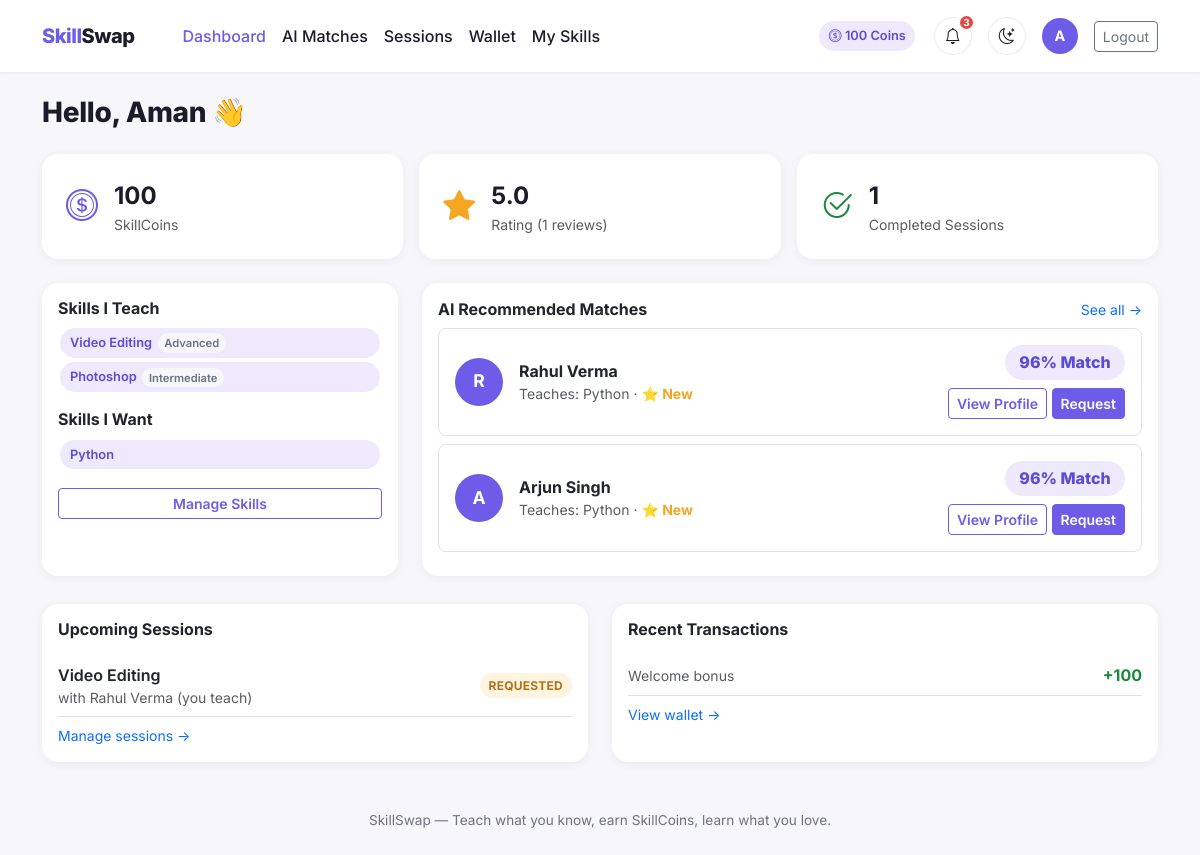
Page /dashboard (signed in) on the committed database.
### models.py (models this page shows, shortened)
class User(db.Model):
    id = db.Column(db.Integer, primary_key=True)
    name = db.Column(db.String(120), nullable=False)
    email = db.Column(db.String(120), unique=True, nullable=False)
    password_hash = db.Column(db.String(255), nullable=False)
    college = db.Column(db.String(200))
    department = db.Column(db.String(120))
    year = db.Column(db.String(20))
    bio = db.Column(db.Text, default="")
    skill_coins = db.Column(db.Integer, default=100)
    rating = db.Column(db.Float, default=0.0)
    rating_count = db.Column(db.Integer, default=0)
    created_at = db.Column(db.DateTime, default=datetime.utcnow)
    user_skills = db.relationship(
        "UserSkill", backref="user", lazy=True, cascade="all, delete-orphan"
    )
    @property
    def teach_skills(self):
        return [us for us in self.user_skills if us.type == "TEACH"]
    @property
    def learn_skills(self):
        return [us for us in self.user_skills if us.type == "LEARN"]
    @property
    def avatar_letter(self):
        return self.name[0].upper() if self.name else "?"
    @property
    def display_rating(self):
        return round(self.rating, 1) if self.rating_count > 0 else 0.0

class UserSkill(db.Model):
    id = db.Column(db.Integer, primary_key=True)
    user_id = db.Column(db.Integer, db.ForeignKey("user.id"), nullable=False)
    skill_id = db.Column(db.Integer, db.ForeignKey("skill.id"), nullable=False)
    type = db.Column(db.String(10), nullable=False)  # TEACH / LEARN
    level = db.Column(db.String(20), default="Beginner")
    skill = db.relationship("Skill")

class Skill(db.Model):
    id = db.Column(db.Integer, primary_key=True)
    name = db.Column(db.String(100), unique=True, nullable=False)
    category = db.Column(db.String(60), nullable=False)

class Session(db.Model):
    id = db.Column(db.Integer, primary_key=True)
    teacher_id = db.Column(db.Integer, db.ForeignKey("user.id"), nullable=False)
    student_id = db.Column(db.Integer, db.ForeignKey("user.id"), nullable=False)
    skill_id = db.Column(db.Integer, db.ForeignKey("skill.id"), nullable=False)
    duration = db.Column(db.Integer, nullable=False)  # minutes
    scheduled_at = db.Column(db.DateTime, nullable=False)
    cost = db.Column(db.Integer, nullable=False)
    status = db.Column(db.String(20), default="REQUESTED")  # REQUESTED/ACCEPTED/COMPLETED/CANCELLED
    created_at = db.Column(db.DateTime, default=datetime.utcnow)
    meeting_link = db.Column(db.String(500))
    teacher = db.relationship("User", foreign_keys=[teacher_id])
    student = db.relationship("User", foreign_keys=[student_id])
    skill = db.relationship("Skill")
    messages = db.relationship(
        "Message", backref="session", lazy=True,
        cascade="all, delete-orphan", order_by="Message.created_at",
    )

class Transaction(db.Model):
    id = db.Column(db.Integer, primary_key=True)
    user_id = db.Column(db.Integer, db.ForeignKey("user.id"), nullable=False)
    amount = db.Column(db.Integer, nullable=False)
    type = db.Column(db.String(20), nullable=False)  # EARN / SPEND / BONUS
    description = db.Column(db.String(200))
    session_id = db.Column(db.Integer, db.ForeignKey("session.id"), nullable=True)
    created_at = db.Column(db.DateTime, default=datetime.utcnow)

### app.py (the view)
@app.route("/dashboard")
@login_required
def dashboard():
    user = current_user()
    candidates = User.query.filter(User.id != user.id).all()
    matches = compute_matches(user, candidates)[:3]
    upcoming = (
        SessionModel.query.filter(
            ((SessionModel.teacher_id == user.id) | (SessionModel.student_id == user.id)),
            SessionModel.status.in_(["REQUESTED", "ACCEPTED"]),
        )
        .order_by(SessionModel.scheduled_at.asc())
        .limit(5)
        .all()
    )
    completed = (
        SessionModel.query.filter(
            ((SessionModel.teacher_id == user.id) | (SessionModel.student_id == user.id)),
            SessionModel.status == "COMPLETED",
        )
        .count()
    )
    recent_tx = (
        Transaction.query.filter_by(user_id=user.id)
        .order_by(Transaction.created_at.desc())
        .limit(5)
        .all()
    )
    return render_template(
        "dashboard.html",
        user=user,
        matches=matches,
        upcoming=upcoming,
        completed_count=completed,
        recent_tx=recent_tx,
    )

### templates/dashboard.html (shortened to what this page needs)
{% extends "base.html" %}
{% block content %}
<h3 class="section-title mb-4">Hello, {{ user.name.split(' ')[0] }} 👋</h3>
<div class="row g-3 mb-4">
  <div class="col-md-4">
    <div class="stat-card d-flex align-items-center gap-3">
      <i class="bi bi-coin fs-2" style="color:var(--accent)"></i>
      <div>
        <div class="fs-4 fw-bold">{{ user.skill_coins }}</div>
        <div class="text-muted small">SkillCoins</div>
      </div>
    </div>
  </div>
  <div class="col-md-4">
    <div class="stat-card d-flex align-items-center gap-3">
      <i class="bi bi-star-fill fs-2" style="color:#f5a623"></i>
      <div>
        <div class="fs-4 fw-bold">{{ user.display_rating if user.rating_count > 0 else "—" }}</div>
        <div class="text-muted small">Rating ({{ user.rating_count }} reviews)</div>
      </div>
    </div>
  </div>
  <div class="col-md-4">
    <div class="stat-card d-flex align-items-center gap-3">
      <i class="bi bi-check2-circle fs-2" style="color:#1c8a3c"></i>
      <div>
        <div class="fs-4 fw-bold">{{ completed_count }}</div>
        <div class="text-muted small">Completed Sessions</div>
      </div>
    </div>
  </div>
</div>
<div class="row g-4">
  <div class="col-md-4">
    <div class="card p-3 h-100">
      <h6 class="fw-bold">Skills I Teach</h6>
      {% if user.teach_skills %}
        {% for us in user.teach_skills %}
          <span class="badge-skill">{{ us.skill.name }}<span class="badge-level">{{ us.level }}</span></span>
        {% endfor %}
      {% else %}
        <p class="text-muted small mb-0">None yet.</p>
      {% endif %}
      <h6 class="fw-bold mt-3">Skills I Want</h6>
      {% if user.learn_skills %}
        {% for us in user.learn_skills %}
          <span class="badge-skill">{{ us.skill.name }}</span>
        {% endfor %}
      {% else %}
        <p class="text-muted small mb-0">None yet.</p>
      {% endif %}
      <a href="{{ url_for('edit_skills') }}" class="btn btn-sm btn-outline-accent mt-3">Manage Skills</a>
    </div>
  </div>
  <div class="col-md-8">
    <div class="card p-3 h-100">
      <div class="d-flex justify-content-between align-items-center mb-2">
        <h6 class="fw-bold mb-0">AI Recommended Matches</h6>
        <a href="{{ url_for('matches_page') }}" class="small">See all →</a>
      </div>
      {% if matches %}
        {% for m in matches %}
          <div class="d-flex align-items-center justify-content-between border rounded-3 p-3 mb-2">
            <div class="d-flex align-items-center gap-3">
              <div class="avatar-circle">{{ m.teacher.avatar_letter }}</div>
              <div>
                <div class="fw-bold">{{ m.teacher.name }}</div>
                <div class="text-muted small">Teaches: {{ m.matched_skill.name }} &middot; <span class="star-rating">⭐ {{ m.teacher.display_rating if m.teacher.rating_count > 0 else "New" }}</span></div>
              </div>
            </div>
            <div class="text-end">
              <div class="match-score-badge mb-2">{{ m.score }}% Match</div><br>
              <a href="{{ url_for('profile', user_id=m.teacher.id) }}" class="btn btn-sm btn-outline-accent">View Profile</a>
              <a href="{{ url_for('new_session', teacher_id=m.teacher.id, skill_id=m.matched_skill.id) }}" class="btn btn-sm btn-accent">Request</a>
            </div>
          </div>
        {% endfor %}
      {% else %}
        <p class="text-muted small mb-0">No matches yet — add a skill you want to learn under "My Skills".</p>
      {% endif %}
    </div>
  </div>
</div>
<div class="row g-4 mt-1">
  <div class="col-md-6">
    <div class="card p-3 h-100">
      <h6 class="fw-bold mb-3">Upcoming Sessions</h6>
      {% if upcoming %}
        {% for s in upcoming %}
          <div class="d-flex justify-content-between align-items-center border-bottom py-2">
            <div>
              <div class="fw-semibold">{{ s.skill.name }}</div>
              <div class="text-muted small">
                {% if s.teacher_id == user.id %}with {{ s.student.name }} (you teach){% else %}with {{ s.teacher.name }} (you learn){% endif %}
              </div>
            </div>
            <span class="status-pill status-{{ s.status }}">{{ s.status }}</span>
          </div>
        {% endfor %}
      {% else %}
        <p class="text-muted small mb-0">No upcoming sessions.</p>
      {% endif %}
      <a href="{{ url_for('sessions_page') }}" class="small mt-2">Manage sessions →</a>
    </div>
  </div>
  <div class="col-md-6">
    <div class="card p-3 h-100">
      <h6 class="fw-bold mb-3">Recent Transactions</h6>
      {% if recent_tx %}
        {% for tx in recent_tx %}
          <div class="d-flex justify-content-between align-items-center border-bottom py-2">
            <span class="text-muted small">{{ tx.description }}</span>
            <span class="{{ 'tx-amount-pos' if tx.amount > 0 else 'tx-amount-neg' }}">{{ "+%d"|format(tx.amount) if tx.amount > 0 else tx.amount }}</span>
          </div>
        {% endfor %}
      {% else %}
        <p class="text-muted small mb-0">No transactions yet.</p>
      {% endif %}
      <a href="{{ url_for('wallet') }}" class="small mt-2">View wallet →</a>
    </div>
  </div>
</div>
{% endblock %}

### templates/base.html (shortened to what this page needs)
<!DOCTYPE html>
<html lang="en">
<head>
  <link href="https://cdn.jsdelivr.net/npm/bootstrap@5.3.3/dist/css/bootstrap.min.css" rel="stylesheet">
  <link href="https://cdn.jsdelivr.net/npm/bootstrap-icons@1.11.3/font/bootstrap-icons.css" rel="stylesheet">
  <link href="{{ url_for('static', filename='css/style.css') }}" rel="stylesheet">
</head>
<body>
<nav class="navbar navbar-expand-lg sticky-top py-3">
  <div class="container">
    <a class="navbar-brand" href="{{ url_for('index') }}">Skill<span>Swap</span></a>
    <div class="collapse navbar-collapse" id="nav">
      {% if current_user %}
      <ul class="navbar-nav me-auto ms-lg-4">
        <li class="nav-item"><a class="nav-link {% if request.endpoint=='dashboard' %}active{% endif %}" href="{{ url_for('dashboard') }}">Dashboard</a></li>
        <li class="nav-item"><a class="nav-link {% if request.endpoint=='matches_page' %}active{% endif %}" href="{{ url_for('matches_page') }}">AI Matches</a></li>
        <li class="nav-item"><a class="nav-link {% if request.endpoint=='sessions_page' %}active{% endif %}" href="{{ url_for('sessions_page') }}">Sessions</a></li>
        <li class="nav-item"><a class="nav-link {% if request.endpoint=='wallet' %}active{% endif %}" href="{{ url_for('wallet') }}">Wallet</a></li>
        <li class="nav-item"><a class="nav-link {% if request.endpoint=='edit_skills' %}active{% endif %}" href="{{ url_for('edit_skills') }}">My Skills</a></li>
      </ul>
      <div class="d-flex align-items-center gap-3">
        <span class="badge-skill"><i class="bi bi-coin"></i> {{ current_user.skill_coins }} Coins</span>
        <div class="dropdown">
          <button class="btn btn-icon position-relative" type="button" data-bs-toggle="dropdown" aria-expanded="false">
            <i class="bi bi-bell"></i>
            {% if unread_count > 0 %}
              <span class="notif-dot">{{ unread_count if unread_count < 10 else '9+' }}</span>
            {% endif %}
          </button>
        </div>
        <button class="btn btn-icon" type="button" id="theme-toggle" title="Toggle dark mode">
          <i class="bi bi-moon-stars" id="theme-icon"></i>
        </button>
        <a href="{{ url_for('profile', user_id=current_user.id) }}" class="d-flex align-items-center text-decoration-none">
          <div class="avatar-circle" style="width:36px;height:36px;font-size:0.9rem;">{{ current_user.avatar_letter }}</div>
        </a>
        <a href="{{ url_for('logout') }}" class="btn btn-sm btn-outline-secondary">Logout</a>
      </div>
      {% endif %}
    </div>
  </div>
</nav>
<div class="container my-4">
  {% block content %}{% endblock %}
</div>
<footer class="container text-center py-4">
  SkillSwap — Teach what you know, earn SkillCoins, learn what you love.
</footer>
</body>
</html>

### rows in the picture
User: skill_coins "100", avatar_letter "A", name "Aman", rating_count+rating "5.0", rating_count "1"
UserSkill: skill.name "Video Editing", level "Advanced"
UserSkill: skill.name "Photoshop", level "Intermediate"
UserSkill: skill.name "Python"
UserSkill: teacher.avatar_letter "R", teacher.name "Rahul Verma", matched_skill.name "Python", teacher "New", score "96"
UserSkill: teacher.avatar_letter "A", teacher.name "Arjun Singh", matched_skill.name "Python", teacher "New", score "96"
Transaction: description "Welcome bonus", amount "+100"

### other values in the picture
{{ unread_count if unread_count < 10 else '9+' }} "3"
{{ completed_count }} "1"
{{ s.skill.name }} "Video Editing"
{{ s.student.name }} "Rahul Verma"
{{ s.status }} "REQUESTED"
